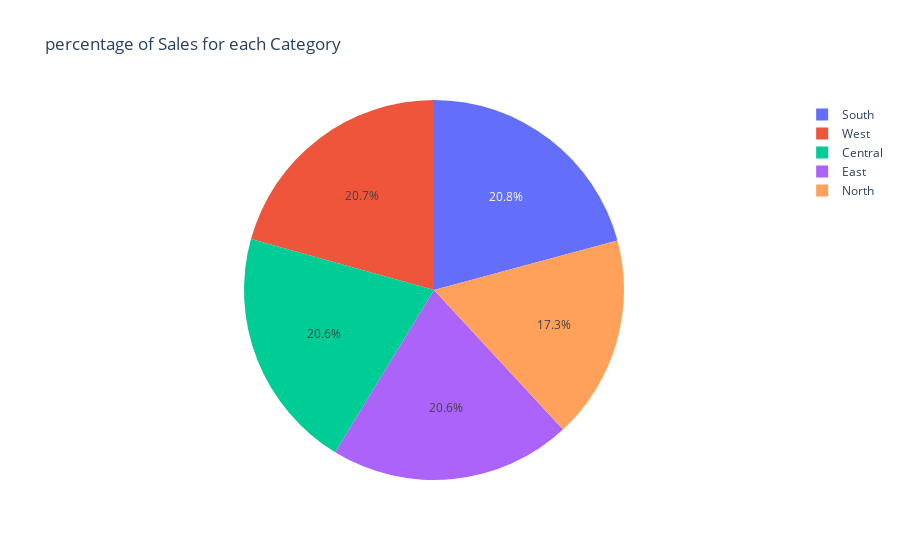

Notebook code cell kept with this figure:
### Code cell
# Assuming 'result' is the variable storing the result of the query
df = resu.DataFrame()
df


px.pie(data_frame= df,
      names= 'region',
      values= 'total_sales',
      title= 'percentage of Sales for each Category')

### Figure 1 — Plotly figure (JSON) as saved in the notebook; plotly's stock layout.template omitted (floating-point values rounded to 4 significant figures)
{"data": [{"domain": {"x": [0, 1], "y": [0, 1]}, "hovertemplate": "region=%{label}<br>total_sales=%{value}<extra></extra>", "labels": ["South", "West", "Central", "East", "North"], "legendgroup": "", "name": "", "showlegend": true, "type": "pie", "values": [1507.0, 1498.0, 1493.0, 1492.0, 1254]}], "layout": {"legend": {"tracegroupgap": 0}, "title": {"text": "percentage of Sales for each Category"}}}
